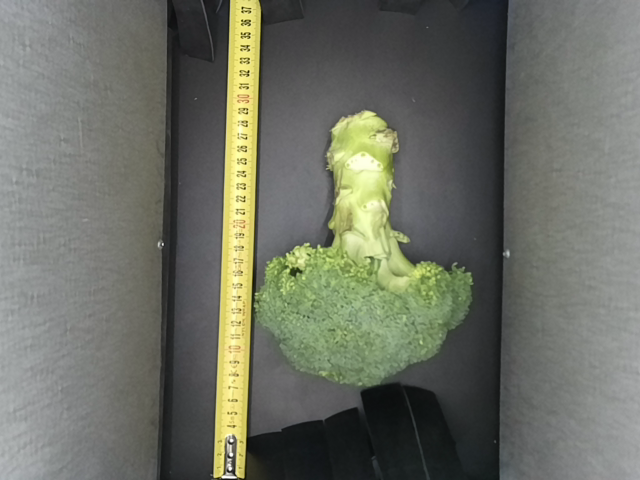
#> input picture frame_0.png, 640 x 480 px; its folder holds only this picture in this run
$ python -i contour.py   (imports and definitions only)
#> lines starting #> are read from the running program, lines starting #| are printed output that depends on the picture; after the words box and inside, x2 and y2 are one past the last pixel; in counts of white or black regions, pixels touching at a corner belong together
#> further down, picture is the input picture: shape (480, 640, 3); mean B, G, R 100.4, 111.9, 108.9
import numpy as np
import cv2
import angle
from math import atan2, pi

bounding_rects = []

CONTOURS_ENABLED = False
CONTOURS_ENABLED2 = False
iBlurKernelSize = 5
iBlurKernelSize2 = 0

BlurKernel = (51,51)
POLYGONS_ENABLED = False
POLYGONS_ENABLED2 = False
iPolyKernelSize = 0
PolyKernel = (3,3)
iEpsilon = 1
PolyEpsilon = 0.01
iPolyArea = 0
PolyArea = 0.005
MaxArea = 0


iPolyKernelSize2 = 0
PolyKernel2 = (3,3)
iEpsilon2 = 1
PolyEpsilon2 = 0.01
iPolyArea2 = 0
PolyArea2 = 0.005
MaxArea2 = 0

CONTOUR_settings = [['Blurkernel', (51,51)]]
CONTOUR_settings2 = [['Blurkernel2', (51,51)]]

# [304 lines left out: functions BlurKernelCallback, BlurKernelCallback2, PolyKernelCallback, PolyKernelCallback2, PolyEpsilonCallback, PolyEpsilonCallback2 and 3 more, not called in this run]

MARGIN = 10

def getContours(img):
    global BlurKernel
    global PolyKernel
    global PolyEpsilon
    global PolyArea
    global MaxArea
    global bounding_rect
    xc = 0
    yc = 0
    avl_area = 0
    # create copy of source image
    src_cnt = np.copy(img)

    # use regular preprocessing (gray scale conversion, blurring) and threshold
    src_grey = cv2.cvtColor(src_cnt, cv2.COLOR_BGR2GRAY)
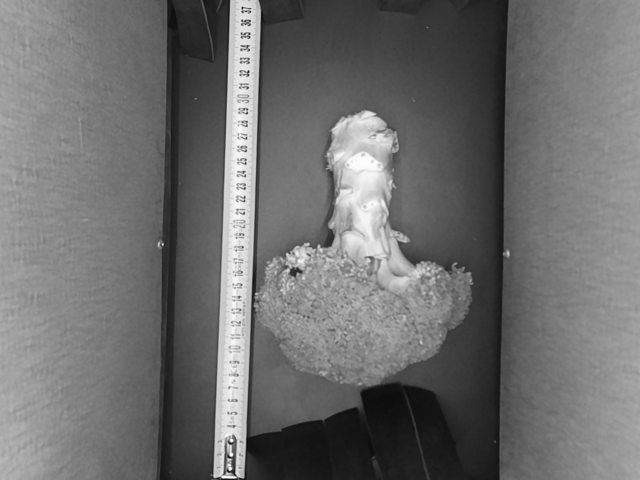
#> src_grey: shape (480, 640); min 9, max 255, mean 109.8

    blur = cv2.GaussianBlur(src_grey, BlurKernel, 0)
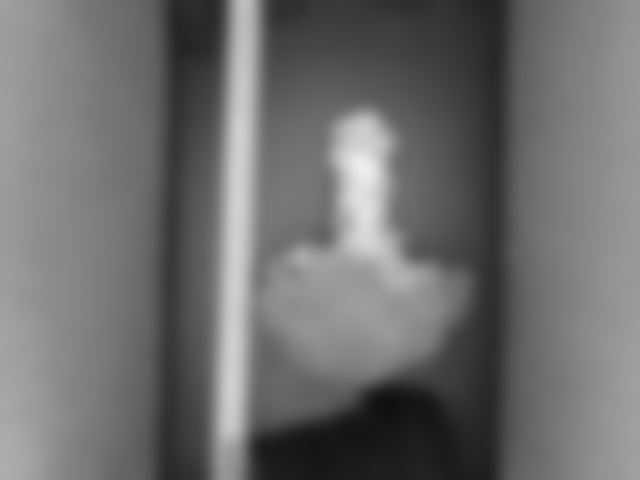
#> blur: shape (480, 640); min 16, max 237, mean 109.8
    ret, src_thresh = cv2.threshold(blur, 0, 255, cv2.THRESH_BINARY_INV+cv2.THRESH_OTSU)
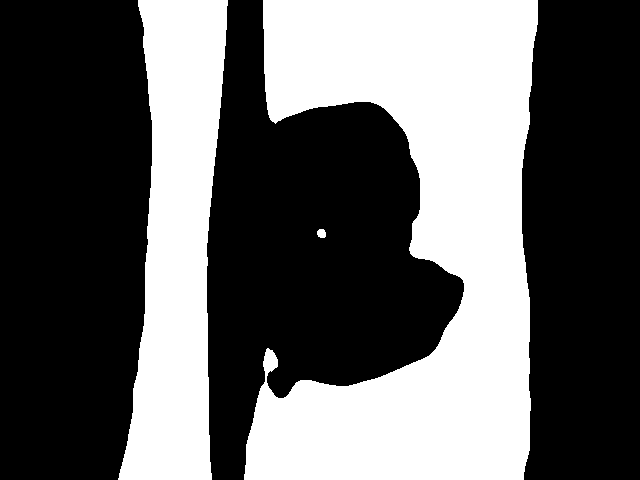
#> src_thresh: shape (480, 640); 38.7% white; 3 white regions
#> ret = 101

    # find the contours in the threshold image
    contours, hierachy = cv2.findContours(src_thresh, cv2.RETR_TREE, cv2.CHAIN_APPROX_NONE)
#> contours = 3 contours; box (x1, y1, x2, y2) and area: (244, 0, 538, 480) 83550, (118, 0, 228, 480) 33639, (317, 229, 326, 238) 54

    #print(len(contours))
    contour_counter = 0


    for contour in contours:
        if contour_counter == 0:
            contour_counter = contour_counter + 1
            continue
        else:
            w,h = src_cnt.shape[0], src_cnt.shape[1]
            MaxArea = w * h
            #print(MaxArea)
            ThreshArea = int(MaxArea * PolyArea)
            #print(ThreshArea)

            if cv2.contourArea(contour) >= 0:
                avl_area = cv2.contourArea(contour)
            else:
                avl_area = 0
            if(cv2.contourArea(contour) > ThreshArea):

                # draw the contour in the source image
                cv2.drawContours(src_cnt, contour, -1, (0,0,255), 3)
                rows,cols = src_cnt.shape[:2]
                cnt = contour
                rect = cv2.minAreaRect(cnt)
                box = cv2.boxPoints(rect)
                box = np.int0(box)

                if rect == None:
                    print("No rectangle found for contour")
                    center = (0,0)
                else:
                    center = (int(rect[0][0]),int(rect[0][1]))


                cv2.drawContours(src_cnt,[box],0,(0,0,255),2)


                # [4 lines of commented-out code are left out]

                xc,yc = center
                # retrieve contour perimeter - uncomment if to be used
                #perimeter = cv2.arcLength(contour, True)
                #print(perimeter)

                # store and draw bounding box
                x,y,w,h = cv2.boundingRect(contour)
                img_h, img_w = img.shape[:2]
                if x <= MARGIN or y <= MARGIN or x + w >= img_w - MARGIN or y + h >= img_h - MARGIN:
                       continue  # skip this contour
                bounding_rects.append((x,y,w,h))
                cv2.rectangle(src_cnt,(x,y),(x+w,y+h),(0,255,0),2)
#> this loop made 3 passes
#> (MaxArea, ThreshArea, avl_area, rows, cols, rect) on passes 2 to 3: (307200, 1536, 83550.5, 480, 640, ((390.7, 239.5), (484.2, 284.8), -88.96)), (307200, 1536, 33639, 480, 640, ((172.6, 239.5), (482.4, 92.98), -88.07))
#> contour_counter on pass 1: 1
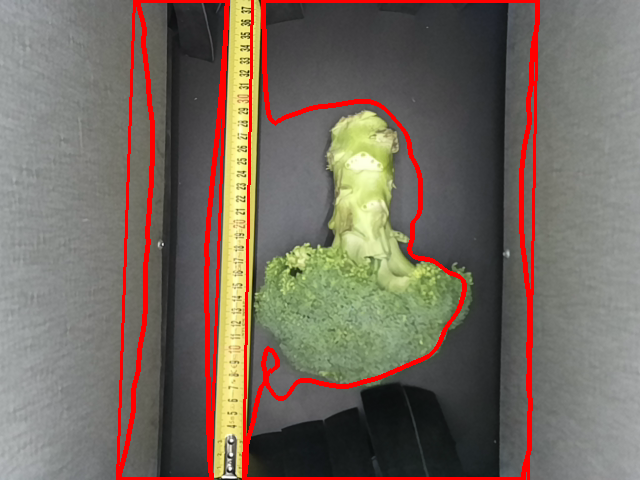
#> src_cnt: shape (480, 640, 3); 5.97% of pixels changed, all inside (x1, y1, x2, y2) = (116, 0, 540, 480)
#> after the loop, bounding_rects = []; contour_counter = 1

    return src_cnt, xc, yc, avl_area

# [170 lines left out: functions execute_contour, create_polygon_sliders, getPolygons, not called in this run]

>>> import cv2
>>> picture = cv2.imread('frame_0.png')
>>> result = getContours(picture)

$ run again, on frame_1.png
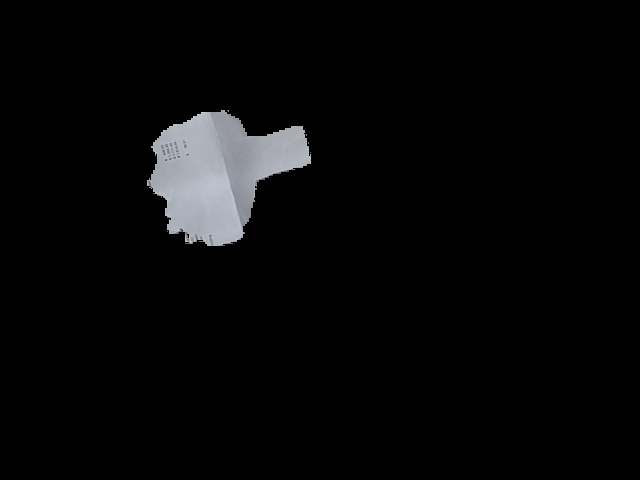
#> input picture frame_1.png, 640 x 480 px
#> picture is the input picture: shape (480, 640, 3); mean B, G, R 7.9, 7.5, 7.4
#> in getContours, `ret, src_thresh = cv2.threshold(blur, 0, 255, cv2.THRESH_BINARY_INV+cv..`:
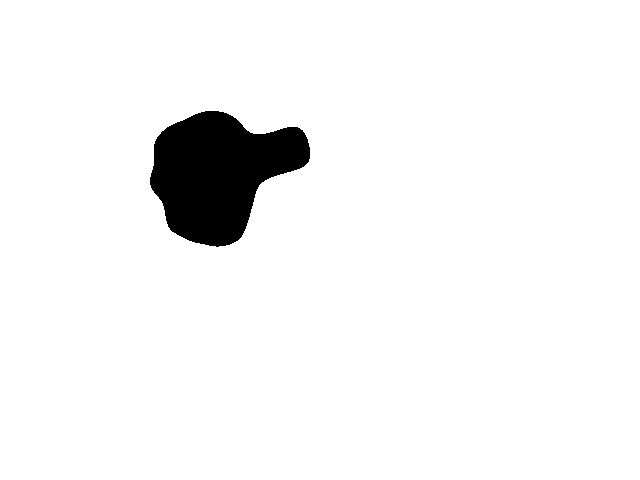
#> src_thresh: shape (480, 640); 95.5% white; 1 black region
#> ret = 75
#> contours = 2 contours; box (x1, y1, x2, y2) and area: (0, 0, 640, 480) 306081, (149, 110, 311, 248) 14024
#> the loop in getContours, `for contour in contours:` made 2 passes
#> (MaxArea, ThreshArea, avl_area, rows, cols, rect) on pass 2: (307200, 1536, 14024, 480, 640, ((225.5, 180.4), (135.1, 156.7), -78.54))
#> after the loop in getContours, `for contour in contours:`:
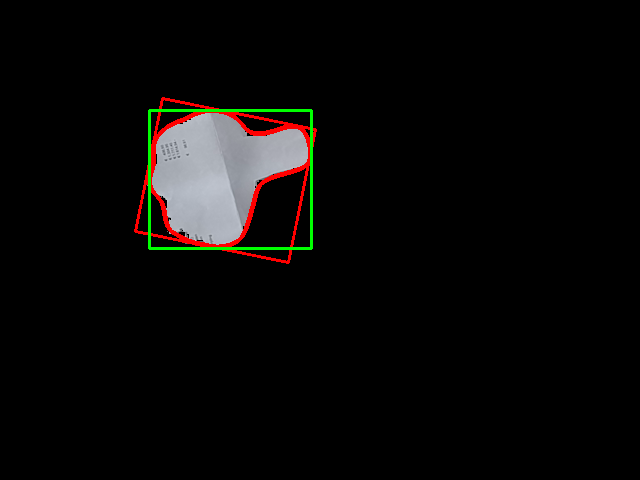
#> src_cnt: shape (480, 640, 3); 1.64% of pixels changed, all inside (x1, y1, x2, y2) = (134, 97, 317, 264)
#> after the loop in getContours, `for contour in contours:`: bounding_rects = [(149, 110, 162, 138)]; contour_counter = 1
